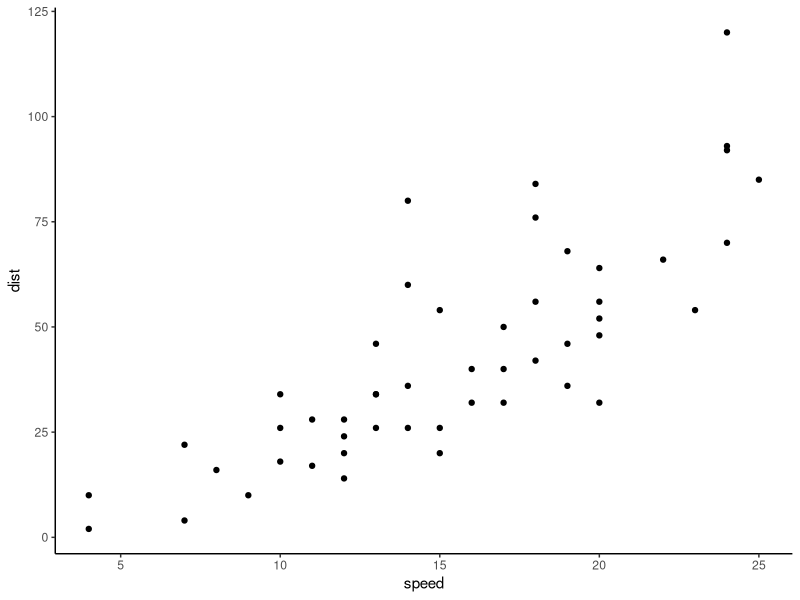

R code for this plot:
## ---- chunk 1
knitr::opts_chunk$set(echo = TRUE)
## ---- chunk 2
library(tidyverse)
library(lmtest)
## ---- chunk 3
head(cars)
## ---- chunk 4
# Visualizing data as scatter plot
cars %>% 
  ggplot(aes(speed, dist)) +
  geom_point() +
  theme_classic()
## ---- chunk 5
# Creating model summary
cars %>% 
  lm(dist ~ speed, data = .) %>% 
  summary()
